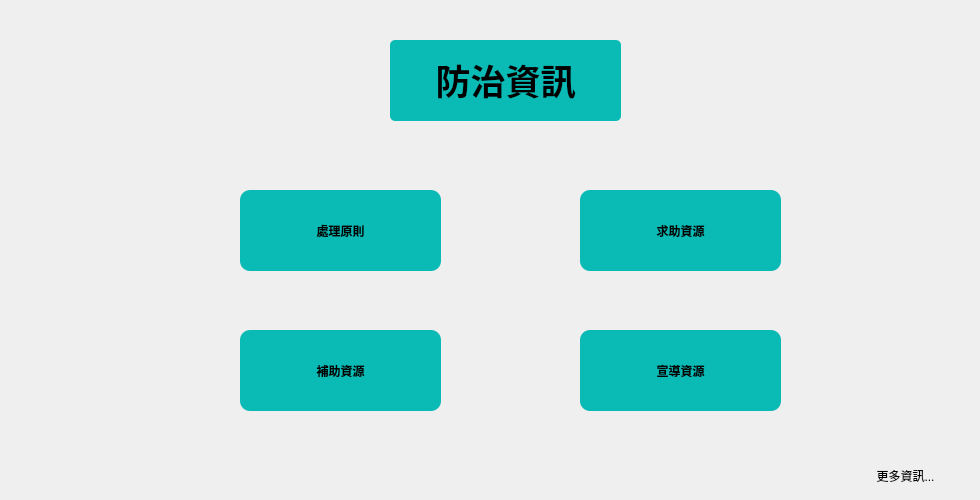
                     <widget class="QWidget" name="inform_menu">
                      <property name="styleSheet">
                       <string notr="true"/>
                      </property>
                      <widget class="QPushButton" name="deal">
                       <property name="geometry">
                        <rect>
                         <x>240</x>
                         <y>190</y>
                         <width>201</width>
                         <height>81</height>
                        </rect>
                       </property>
                       <property name="styleSheet">
                        <string notr="true">QPushButton{
	font-weight:bold;
	background-color: rgb(10,186,181);
	font: 14pt &quot;微軟正黑體&quot;;
	border-color: rgb(0,0,0);
	border-radius:10px;
	color: rgb(0,0,0);
}
QPushButton:hover{
	background-color:rgb(14, 237, 226);
}
</string>
                       </property>
                       <property name="text">
                        <string>處理原則</string>
                       </property>
                      </widget>
                      <widget class="QPushButton" name="help">
                       <property name="geometry">
                        <rect>
                         <x>580</x>
                         <y>190</y>
                         <width>201</width>
                         <height>81</height>
                        </rect>
                       </property>
                       <property name="styleSheet">
                        <string notr="true">QPushButton{
	font-weight:bold;
	background-color: rgb(10,186,181);
	font: 14pt &quot;微軟正黑體&quot;;
	border-color: rgb(0,0,0);
	border-radius:10px;
	color: rgb(0,0,0);
}
QPushButton:hover{
	background-color:rgb(14, 237, 226);
}
</string>
                       </property>
                       <property name="text">
                        <string>求助資源</string>
                       </property>
                      </widget>
                      <widget class="QPushButton" name="compensate">
                       <property name="geometry">
                        <rect>
                         <x>240</x>
                         <y>330</y>
                         <width>201</width>
                         <height>81</height>
                        </rect>
                       </property>
                       <property name="styleSheet">
                        <string notr="true">QPushButton{
	font-weight:bold;
	background-color: rgb(10,186,181);
	font: 14pt &quot;微軟正黑體&quot;;
	border-color: rgb(0,0,0);
	border-radius:10px;
	color: rgb(0,0,0);
}
QPushButton:hover{
	background-color:rgb(14, 237, 226);
}
</string>
                       </property>
                       <property name="text">
                        <string>補助資源</string>
                       </property>
                      </widget>
                      <widget class="QPushButton" name="call">
                       <property name="geometry">
                        <rect>
                         <x>580</x>
                         <y>330</y>
                         <width>201</width>
                         <height>81</height>
                        </rect>
                       </property>
                       <property name="styleSheet">
                        <string notr="true">QPushButton{
	font-weight:bold;
	background-color: rgb(10,186,181);
	font: 14pt &quot;微軟正黑體&quot;;
	border-color: rgb(0,0,0);
	border-radius:10px;
	color: rgb(0,0,0);
}
QPushButton:hover{
	background-color:rgb(14, 237, 226);
}
</string>
                       </property>
                       <property name="text">
                        <string>宣導資源</string>
                       </property>
                      </widget>
                      <widget class="QLabel" name="label_3">
                       <property name="geometry">
                        <rect>
                         <x>390</x>
                         <y>40</y>
                         <width>231</width>
                         <height>81</height>
                        </rect>
                       </property>
                       <property name="font">
                        <font>
                         <family>微軟正黑體</family>
                         <pointsize>26</pointsize>
                         <weight>50</weight>
                         <italic>false</italic>
                         <bold>false</bold>
                        </font>
                       </property>
                       <property name="styleSheet">
                        <string notr="true">QLabel{
	color: rgb(0, 0, 0);
	font: 26pt &quot;微軟正黑體&quot;;
	background-color: rgb(10, 186, 181);
	border-color: rgb(0, 0, 0);
	border-radius:5px;
}</string>
                       </property>
                       <property name="text">
                        <string>&lt;html&gt;&lt;head/&gt;&lt;body&gt;&lt;p&gt;&lt;span style=&quot; font-weight:600;&quot;&gt;防治資訊&lt;/span&gt;&lt;/p&gt;&lt;/body&gt;&lt;/html&gt;</string>
                       </property>
                       <property name="alignment">
                        <set>Qt::AlignCenter</set>
                       </property>
                       <property name="openExternalLinks">
                        <bool>true</bool>
                       </property>
                      </widget>
                      <widget class="QLabel" name="more_inform">
                       <property name="geometry">
                        <rect>
                         <x>840</x>
                         <y>460</y>
                         <width>131</width>
                         <height>31</height>
                        </rect>
                       </property>
                       <property name="styleSheet">
                        <string notr="true">color: rgb(0, 0, 0);
font: 12pt &quot;微軟正黑體&quot;;</string>
                       </property>
                       <property name="text">
                        <string>更多資訊...</string>
                       </property>
                       <property name="alignment">
                        <set>Qt::AlignCenter</set>
                       </property>
                       <property name="openExternalLinks">
                        <bool>true</bool>
                       </property>
                      </widget>
                     </widget>
